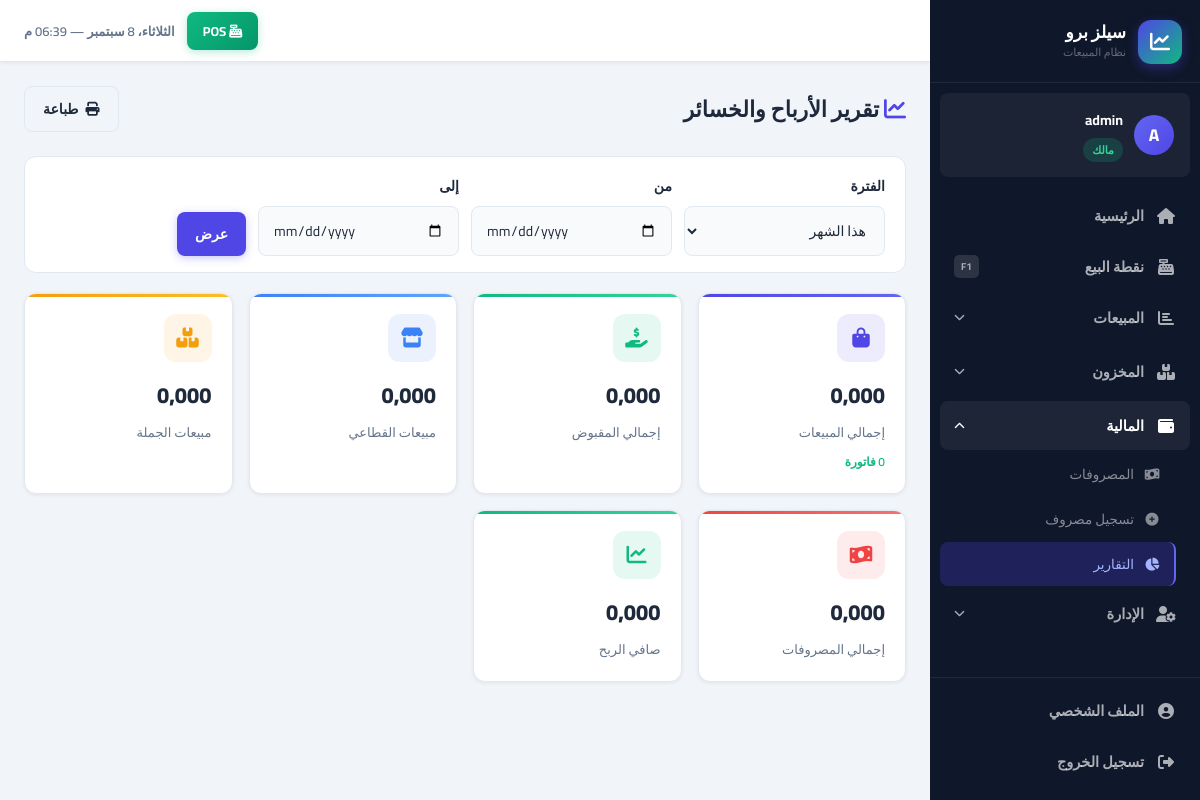
/reports/profit-loss/ (signed in), run on the app's committed database.
### accounts/models.py (models this page shows, shortened)
class User(AbstractUser):
    role = models.ForeignKey(
        Role, on_delete=models.PROTECT, null=True, blank=True,
        related_name='users', verbose_name='الدور الوظيفي',
        help_text='فارغ لصاحب الحساب الرئيسي فقط'
    )
    parent = models.ForeignKey(
        'self', on_delete=models.CASCADE, null=True, blank=True,
        related_name='employees', verbose_name='المالك الرئيسي'
    )
    phone = models.CharField(max_length=20, blank=True, verbose_name='الهاتف')
    is_active = models.BooleanField(default=True, verbose_name='نشط')
    created_at = models.DateTimeField(auto_now_add=True)
    class Meta:
        verbose_name = 'مستخدم'
        verbose_name_plural = 'المستخدمون'
    def get_owner(self):
        if self.is_owner_account:
            return self
        return self.parent.get_owner()
    @property
    def is_owner_account(self):
        return self.parent_id is None
    def can_manage_users(self):
        return self.is_owner_account or self.has_perm_flag('can_manage_users')
    def has_perm_flag(self, code):
        if self.is_owner_account:
            return True
        if not self.role_id:
            return False
        return getattr(self.role, code, False)
    @property
    def role_label(self):
        if self.is_owner_account:
            return 'مالك'
        return self.role.name if self.role_id else '—'
    @property
    def role_slug(self):
        if self.is_owner_account:
            return 'owner'
        if not self.role_id:
            return 'custom'
        mapping = {'مدير': 'manager', 'كاشير': 'cashier', 'مشاهد': 'viewer'}
        return mapping.get(self.role.name, 'custom')

### reports/views.py (the view)
# urls.py: path('profit-loss/', views.profit_loss_report, name='profit_loss_report'),
@login_required
def profit_loss_report(request):
    if not request.user.has_perm_flag('can_view_reports'):
        messages.error(request, 'ليس لديك صلاحية عرض التقارير')
        return redirect('dashboard')
    from sales.models import Invoice
    from expenses.models import Expense
    owner = request.user.get_owner()
    period = request.GET.get('period', 'month')
    today = timezone.now().date()
    if period == 'today':
        start = today
        end = today
    elif period == 'week':
        start = today - timedelta(days=6)
        end = today
    elif period == 'month':
        start = today.replace(day=1)
        end = today
    elif period == 'year':
        start = today.replace(month=1, day=1)
        end = today
    else:
        start = date.fromisoformat(request.GET.get('date_from', str(today.replace(day=1))))
        end = date.fromisoformat(request.GET.get('date_to', str(today)))
    invoices = Invoice.objects.filter(owner=owner, created_at__date__gte=start, created_at__date__lte=end)
    expenses = Expense.objects.filter(owner=owner, date__gte=start, date__lte=end)
    total_sales = invoices.aggregate(t=Sum('total_amount'))['t'] or 0
    total_paid = invoices.aggregate(t=Sum('paid_amount'))['t'] or 0
    total_expenses = expenses.aggregate(t=Sum('amount'))['t'] or 0
    net_profit = total_sales - total_expenses
    retail_sales = invoices.filter(sale_type='retail').aggregate(t=Sum('total_amount'))['t'] or 0
    wholesale_sales = invoices.filter(sale_type='wholesale').aggregate(t=Sum('total_amount'))['t'] or 0
    return render(request, 'reports/profit_loss.html', {
        'total_sales': total_sales,
        'total_paid': total_paid,
        'total_balance': total_sales - total_paid,
        'total_expenses': total_expenses,
        'net_profit': net_profit,
        'retail_sales': retail_sales,
        'wholesale_sales': wholesale_sales,
        'invoice_count': invoices.count(),
        'period': period,
        'start': start,
        'end': end,
        'expenses_by_category': expenses.values('category__name').annotate(total=Sum('amount')).order_by('-total'),
    })

### core/context_processors.py (called while the page is built)
def global_context(request):
    context = {}
    if request.user.is_authenticated:
        owner = request.user.get_owner()
        low_stock_count = Product.objects.filter(
            owner=owner,
            current_stock__lte=F('min_stock')
        ).count()
        context['low_stock_count'] = low_stock_count
        context['current_user'] = request.user
    return context

### templates/reports/profit_loss.html (shortened to what this page needs)
{% extends 'base/base.html' %}
{% block content %}
<div class="page-header">
<div><h1 class="page-title"><i class="fas fa-chart-line" style="color:var(--primary)"></i> تقرير الأرباح والخسائر</h1></div>
<div class="page-actions">
<button onclick="window.print()" class="btn btn-outline"><i class="fas fa-print"></i> طباعة</button>
</div></div>
<form method="get" class="filter-bar">
<div class="form-group"><label class="form-label">الفترة</label>
<select name="period" class="form-select">
<option value="month" {% if period == "month" %}selected{% endif %}>هذا الشهر</option>
</select></div>
<div class="form-group"><label class="form-label">من</label><input type="date" name="date_from" class="form-control" value="{{ start }}"></div>
<div class="form-group"><label class="form-label">إلى</label><input type="date" name="date_to" class="form-control" value="{{ end }}"></div>
<div class="form-group" style="min-width:auto;"><label class="form-label">&nbsp;</label><button type="submit" class="btn btn-primary">عرض</button></div>
</form>
<div class="stats-grid">
<div class="stat-card primary"><div class="stat-icon"><i class="fas fa-shopping-bag"></i></div>
<div class="stat-value">{{ total_sales|floatformat:3 }}</div><div class="stat-label">إجمالي المبيعات</div>
<div class="stat-change up">{{ invoice_count }} فاتورة</div></div>
<div class="stat-card success"><div class="stat-icon"><i class="fas fa-hand-holding-usd"></i></div>
<div class="stat-value">{{ total_paid|floatformat:3 }}</div><div class="stat-label">إجمالي المقبوض</div></div>
<div class="stat-card info"><div class="stat-icon"><i class="fas fa-store"></i></div>
<div class="stat-value">{{ retail_sales|floatformat:3 }}</div><div class="stat-label">مبيعات القطاعي</div></div>
<div class="stat-card warning"><div class="stat-icon"><i class="fas fa-boxes"></i></div>
<div class="stat-value">{{ wholesale_sales|floatformat:3 }}</div><div class="stat-label">مبيعات الجملة</div></div>
<div class="stat-card danger"><div class="stat-icon"><i class="fas fa-money-bill-wave"></i></div>
<div class="stat-value">{{ total_expenses|floatformat:3 }}</div><div class="stat-label">إجمالي المصروفات</div></div>
<div class="stat-card {% if net_profit >= 0 %}success{% else %}danger{% endif %}"><div class="stat-icon"><i class="fas fa-chart-line"></i></div>
<div class="stat-value">{{ net_profit|floatformat:3 }}</div><div class="stat-label">صافي الربح</div></div>
</div>
{% endblock %}

### templates/base/base.html (shortened to what this page needs)
<!DOCTYPE html>
<html lang="ar" dir="rtl">
<head>
    <link rel="stylesheet" href="https://cdnjs.cloudflare.com/ajax/libs/font-awesome/6.5.0/css/all.min.css">
    <link rel="stylesheet" href="/static/css/main.css">
</head>
<body>
{% if user.is_authenticated %}
<aside class="sidebar" id="sidebar">
    <div class="sb-brand">
        <div class="sb-logo"><i class="fas fa-chart-line"></i></div>
        <div>
            <div class="sb-name">سيلز برو</div>
            <div class="sb-sub">نظام المبيعات</div>
        </div>
    </div>
    <div class="sb-user">
        <div class="sb-avatar">{{ user.first_name.0|default:user.username.0|upper }}</div>
        <div class="sb-user-info">
            <span class="sb-user-name">{{ user.get_full_name|default:user.username }}</span>
            <span class="sb-role role-{{ user.role_slug }}">{{ user.role_label }}</span>
        </div>
    </div>
    <nav class="sb-nav">
        <a href="/dashboard/" class="sb-link {% if request.path == '/dashboard/' %}active{% endif %}">
            <span class="sb-icon"><i class="fas fa-home"></i></span>
            <span>الرئيسية</span>
        </a>
        <a href="/pos/" class="sb-link sb-pos {% if '/pos/' in request.path %}active{% endif %}">
            <span class="sb-icon"><i class="fas fa-cash-register"></i></span>
            <span>نقطة البيع</span>
            <span class="sb-key">F1</span>
        </a>
        <div class="sb-group">
            <button class="sb-group-btn {% if '/sales/' in request.path or '/customers/' in request.path %}open{% endif %}"
                    onclick="toggleGroup(this)">
                <span class="sb-icon"><i class="fas fa-chart-bar"></i></span>
                <span>المبيعات</span>
                <i class="fas fa-chevron-down sb-arrow"></i>
            </button>
        </div>
        <div class="sb-group">
            <button class="sb-group-btn {% if '/inventory/' in request.path %}open{% endif %}"
                    onclick="toggleGroup(this)">
                <span class="sb-icon"><i class="fas fa-boxes"></i></span>
                <span>المخزون</span>
                <i class="fas fa-chevron-down sb-arrow"></i>
            </button>
        </div>
        <div class="sb-group">
            <button class="sb-group-btn {% if '/expenses/' in request.path or '/reports/' in request.path %}open{% endif %}"
                    onclick="toggleGroup(this)">
                <span class="sb-icon"><i class="fas fa-wallet"></i></span>
                <span>المالية</span>
                <i class="fas fa-chevron-down sb-arrow"></i>
            </button>
            <div class="sb-group-items {% if '/expenses/' in request.path or '/reports/' in request.path %}show{% endif %}">
                <a href="/expenses/" class="sb-sub-link {% if '/expenses/' in request.path %}active{% endif %}">
                    <i class="fas fa-money-bill-wave"></i> المصروفات
                </a>
                <a href="/expenses/create/" class="sb-sub-link">
                    <i class="fas fa-plus-circle"></i> تسجيل مصروف
                </a>
                <a href="/reports/" class="sb-sub-link {% if '/reports/' in request.path %}active{% endif %}">
                    <i class="fas fa-chart-pie"></i> التقارير
                </a>
            </div>
        </div>
        {% if user.can_manage_users %}
        <div class="sb-group">
            <button class="sb-group-btn {% if '/accounts/users' in request.path or '/accounts/roles' in request.path %}open{% endif %}"
                    onclick="toggleGroup(this)">
                <span class="sb-icon"><i class="fas fa-user-cog"></i></span>
                <span>الإدارة</span>
                <i class="fas fa-chevron-down sb-arrow"></i>
            </button>
        </div>
        {% endif %}
    </nav>
    <div class="sb-footer">
        <a href="/accounts/profile/" class="sb-link {% if '/accounts/profile/' in request.path %}active{% endif %}">
            <span class="sb-icon"><i class="fas fa-user-circle"></i></span>
            <span>الملف الشخصي</span>
        </a>
        <a href="/accounts/logout/" class="sb-link sb-logout">
            <span class="sb-icon"><i class="fas fa-sign-out-alt"></i></span>
            <span>تسجيل الخروج</span>
        </a>
    </div>
</aside>
<div class="main-wrapper">
    <header class="topbar">
        <div class="topbar-end">
            <a href="/pos/" class="topbar-pos"><i class="fas fa-cash-register"></i> POS</a>
            <div class="topbar-clock" id="topbarClock"></div>
        </div>
    </header>
    <main class="page-content">
        {% block content %}{% endblock %}
    </main>
</div>
{% else %}
{% block auth_content %}{% endblock %}
{% endif %}
</body>
</html>

### data on the page
User: first_name.0 "A", get_full_name "admin", role_label "مالك"

### other printed values
{{ total_sales|floatformat:3 }} "0,000"
{{ invoice_count }} "0"
{{ total_paid|floatformat:3 }} "0,000"
{{ retail_sales|floatformat:3 }} "0,000"
{{ wholesale_sales|floatformat:3 }} "0,000"
{{ total_expenses|floatformat:3 }} "0,000"
{{ net_profit|floatformat:3 }} "0,000"
